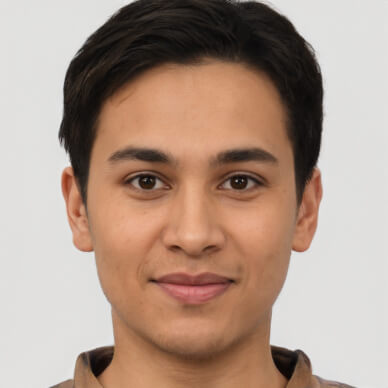
#> input picture Face Recognition/training-data/s0/1.jpg, 388 x 388 px
$ python FaceRecognition.py
#> lines starting #> are read from the running program, lines starting #| are printed output that depends on the picture
import cv2
import numpy as np
import os

subjects=["Intruder",'Devansh','Harsh']

def detect_face(img):
    # convert the test image to gray scale as opencv
    # face detector expcts gray images
    gray=cv2.cvtColor(img,cv2.COLOR_BGR2GRAY)

    #load OpenCV face detector,I am using LBP which is fast
    # there is also a more accurate but slow Haar classifier
    face_cascade=cv2.CascadeClassifier(cv2.data.haarcascades + 'haarcascade_frontalface_default.xml')

    # let's detect multiscale images(some images may be closer)
    faces = face_cascade.detectMultiScale(
        gray,
        scaleFactor=1.2,
        minNeighbors=5,
        minSize=(20, 20)
    )

    # if no faces are detected then return original image
    if(len(faces)==0):
        return None,None

    # Assuming only one face is present
    (x,y,w,h)=faces[0]

    #returns only face part of the image
    return gray[y:y+w,x:x+h],faces[0]

def prepare_training_data(data_folder_path):

    # get the directories (one directory for each subject)
    # os.setwd()
    # os.chdir('/home/dev16/Project/Face Recognition')
    # data_folder_path=os.getcwd()+data_folder_path
#> called with data_folder_path = 'training-data'
    dirs=os.listdir(data_folder_path)

    # list to hold all subject faces
    faces=[]

    # list to hold labels for all subjects
    labels=[]

    # Going through the directory and read images
    for dir_name in dirs:

        if not dir_name.startswith('s'):
            continue

        # Extracting label number of subject
        label=int(dir_name.replace('s',''))

        #build path of directory containing images for current
        # object
        subject_dir_path=data_folder_path+'/'+dir_name

        # get the images name that are inside the given subject
        subject_images_names=os.listdir(subject_dir_path)

        #go through each image name read image
        # detect face and add face to list of faces
        for image_name in subject_images_names:

            if(image_name.startswith('.')):
                continue

            #build image path
            #sample image path=training-data/s1/1.pgm
            image_path=subject_dir_path+'/'+image_name

            # read image
            image=cv2.imread(image_path)
#> image is the input picture: shape (388, 388, 3); mean B, G, R 137.2, 151.3, 174.8

            cv2.imshow("Training on image...",cv2.resize(image,(400,500)))
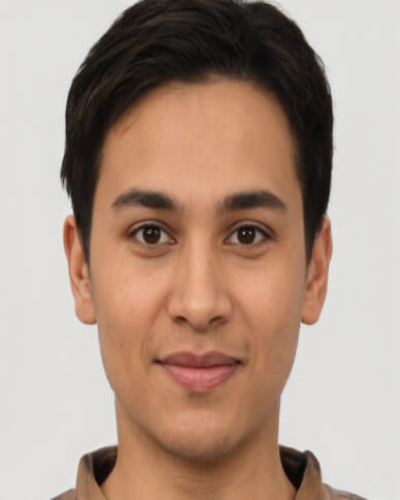
#> window 'Training on image...': shape (500, 400, 3); mean B, G, R 137.2, 151.2, 174.8
            cv2.waitKey(30)

            # detect face
            face,rect=detect_face(image)
#> in detect_face, `gray=cv2.cvtColor(img,cv2.COLOR_BGR2GRAY)`:
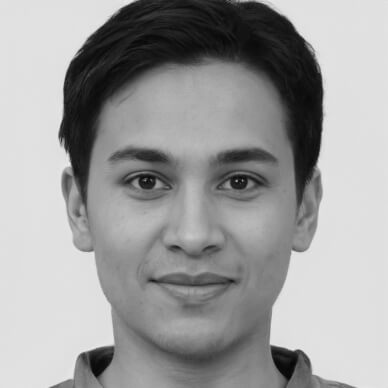
#> gray: shape (388, 388); min 4, max 238, mean 156.8
#> in detect_face, `faces = face_cascade.detectMultiScale( gray, scaleFactor=1.2, minNeigh..`: faces = [[57, 70, 271, 271]]
#> in detect_face, `(x,y,w,h)=faces[0]`: x = 57; y = 70; w = 271
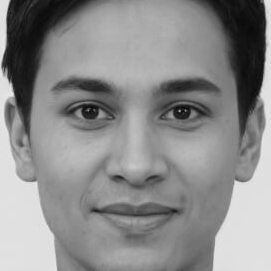
#> face: shape (271, 271); min 4, max 238, mean 139.7
#> rect = [57, 70, 271, 271]

            # Ignore faces that are not detected
            if face is not None:
                # add face to list of faces
                faces.append(face)
                # add label for this face
                labels.append(label)

    cv2.destroyAllWindows()
    cv2.waitKey(1)
    cv2.destroyAllWindows()

    return faces,labels

def draw_rectangle(img, rect):
    (x, y, w, h) = rect
    cv2.rectangle(img, (x, y), (x+w, y+h), (0, 255, 0), 2)

def draw_text(img, text, x, y):
    cv2.putText(img, text, (x, y), cv2.FONT_HERSHEY_PLAIN, 1.5, (0, 255, 0), 2)

def predict(test_img):
    #make a copy of the image as we don't want to chang original image
    img = test_img.copy()
    #detect face from the image
    face, rect = detect_face(img)

    if(face is None):
        draw_text(img,"No Face detected", 250, 200)
        return img

    # print("Hello sexi")
    #predict the image using our face recognizer
    label, confidence = face_recognizer.predict(face)
    #get name of respective label returned by face recognizer
    label_text = subjects[label]

    #draw a rectangle around face detected
    draw_rectangle(img, rect)
    #draw name of predicted person
    draw_text(img, f'{label_text} {confidence}', rect[0], rect[1]-5)

    return img

print("Preparing data...")
faces, labels = prepare_training_data("training-data")
print("Data prepared")

#print total faces and labels
print("Total faces: ", len(faces))
print("Total labels: ", len(labels))


face_recognizer =  cv2.face.LBPHFaceRecognizer_create()
# face_recognizer = cv2.face.EigenFaceRecognizer_create()
# face_recognizer =  cv2.createLBPHFaceRecognizer()

face_recognizer.train(faces, np.array(labels))

print("Predicting images...")

#load test images
test_img1 = cv2.imread("test-data/test3.jpg")
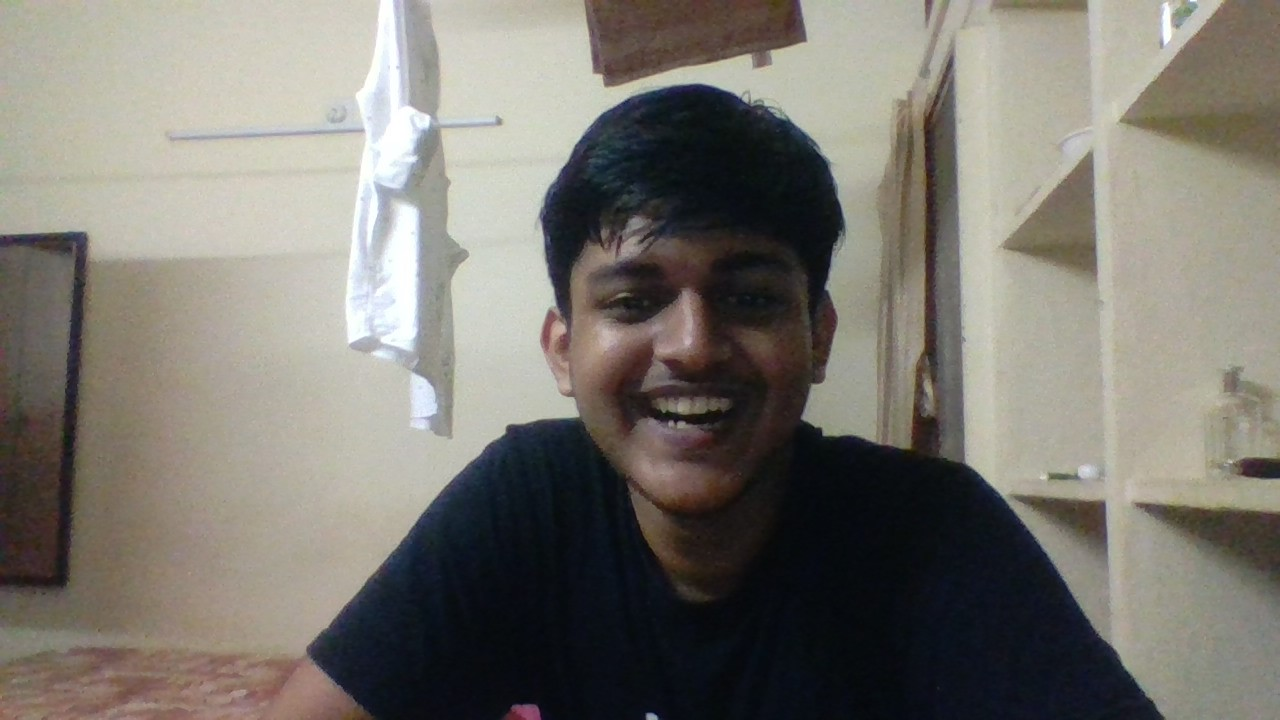
#> input picture Face Recognition/test-data/test3.jpg, 1280 x 720 px
#> test_img1 is the input picture: shape (720, 1280, 3); mean B, G, R 112.1, 119.4, 122.8

# test_img2 = cv2.imread("test-data/test2.jpg")
# cv2.imshow("RaN",cv2.resize(test_img1,(400,500)))

#perform a prediction
predicted_img1 = predict(test_img1)
#> in detect_face (call 3), `gray=cv2.cvtColor(img,cv2.COLOR_BGR2GRAY)`:
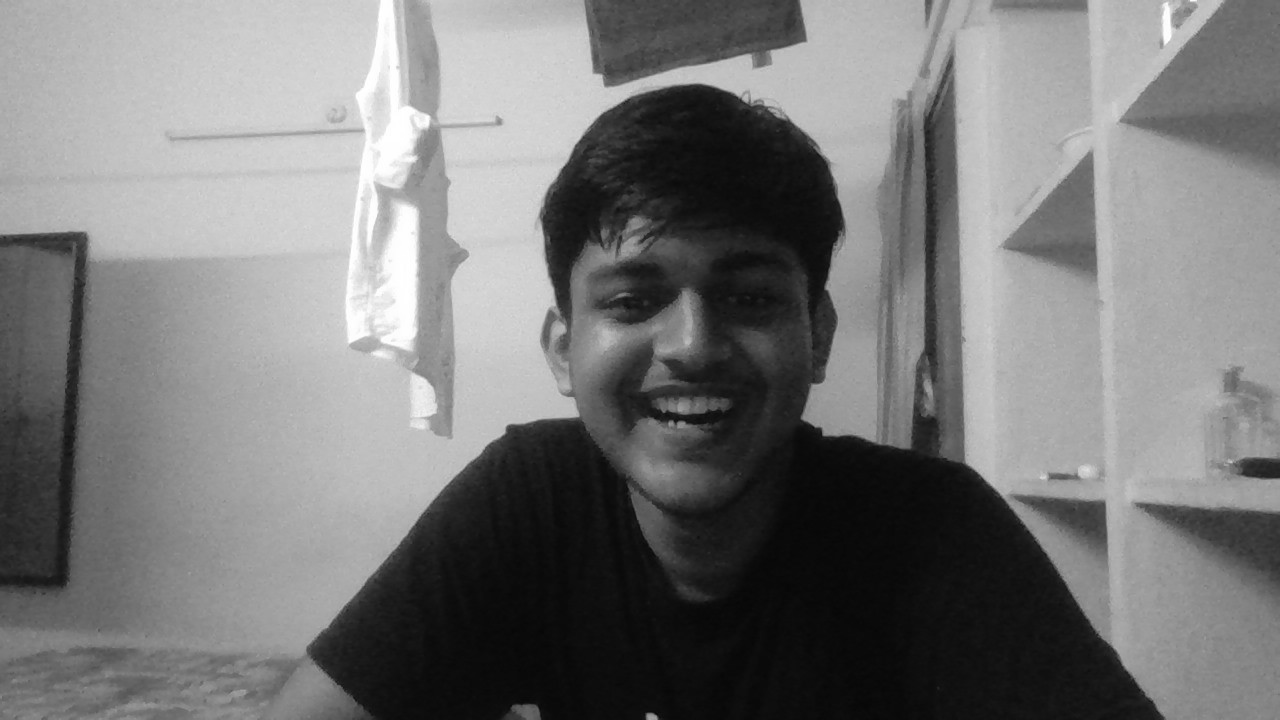
#> gray: shape (720, 1280); min 6, max 255, mean 119.6
#> in predict, `face, rect = detect_face(img)`:
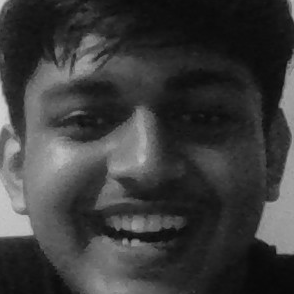
#> face: shape (294, 294); min 8, max 208, mean 59.3
# predicted_img2 = predict(test_img2)
print("Prediction complete")

#display both images
cv2.imshow(subjects[1], cv2.resize(predicted_img1, (400, 500)))
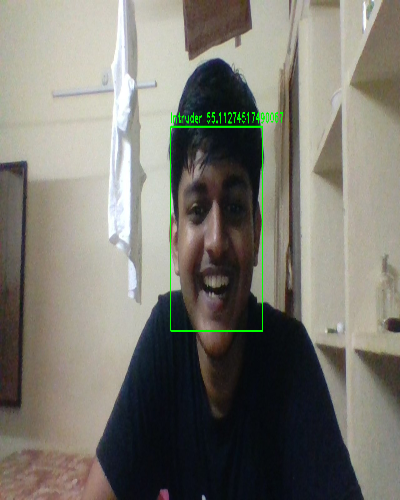
#> window 'Devansh': shape (500, 400, 3); mean B, G, R 111.5, 120.3, 122.2
# cv2.imshow(subjects[2], cv2.resize(predicted_img2, (400, 500)))
cv2.waitKey(0)
cv2.destroyAllWindows()
cv2.waitKey(1)
cv2.destroyAllWindows()
